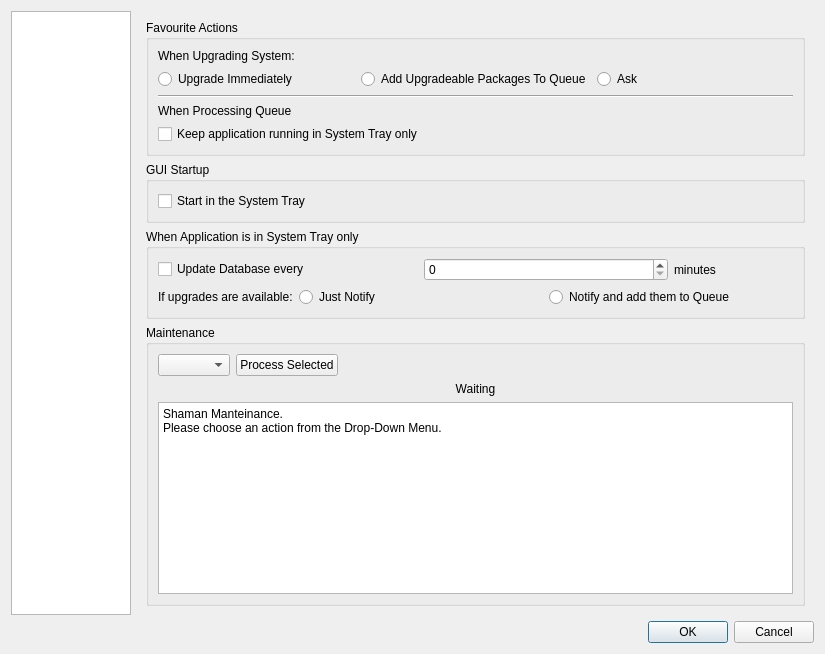
<ui version="4.0" >
 <class>ConfigDialog</class>
 <widget class="QDialog" name="ConfigDialog" >
  <property name="geometry" >
   <rect>
    <x>0</x>
    <y>0</y>
    <width>825</width>
    <height>607</height>
   </rect>
  </property>
  <property name="windowTitle" >
   <string>Shaman - Configuration</string>
  </property>
  <property name="windowIcon" >
   <iconset/>
  </property>
  <layout class="QGridLayout" >
   <item row="0" column="0" >
    <widget class="QListWidget" name="listWidget" >
     <property name="sizePolicy" >
      <sizepolicy vsizetype="Minimum" hsizetype="Fixed" >
       <horstretch>0</horstretch>
       <verstretch>0</verstretch>
      </sizepolicy>
     </property>
     <property name="maximumSize" >
      <size>
       <width>120</width>
       <height>16777215</height>
      </size>
     </property>
     <property name="horizontalScrollBarPolicy" >
      <enum>Qt::ScrollBarAlwaysOff</enum>
     </property>
     <property name="dragDropMode" >
      <enum>QAbstractItemView::NoDragDrop</enum>
     </property>
     <property name="selectionBehavior" >
      <enum>QAbstractItemView::SelectRows</enum>
     </property>
     <property name="movement" >
      <enum>QListView::Static</enum>
     </property>
     <property name="isWrapping" stdset="0" >
      <bool>true</bool>
     </property>
     <property name="layoutMode" >
      <enum>QListView::SinglePass</enum>
     </property>
     <property name="spacing" >
      <number>12</number>
     </property>
     <property name="viewMode" >
      <enum>QListView::IconMode</enum>
     </property>
     <property name="uniformItemSizes" >
      <bool>true</bool>
     </property>
    </widget>
   </item>
   <item row="2" column="0" colspan="2" >
    <widget class="QDialogButtonBox" name="buttonBox" >
     <property name="orientation" >
      <enum>Qt::Horizontal</enum>
     </property>
     <property name="standardButtons" >
      <set>QDialogButtonBox::Cancel|QDialogButtonBox::NoButton|QDialogButtonBox::Ok</set>
     </property>
    </widget>
   </item>
   <item row="0" column="1" >
    <widget class="QStackedWidget" name="stackedWidget" >
     <property name="sizePolicy" >
      <sizepolicy vsizetype="Minimum" hsizetype="Minimum" >
       <horstretch>0</horstretch>
       <verstretch>0</verstretch>
      </sizepolicy>
     </property>
     <property name="currentIndex" >
      <number>0</number>
     </property>
     <widget class="QWidget" name="Seite" >
      <layout class="QGridLayout" >
       <item row="0" column="0" >
        <widget class="QGroupBox" name="groupBox_5" >
         <property name="title" >
          <string>Favourite Actions</string>
         </property>
         <property name="alignment" >
          <set>Qt::AlignLeading</set>
         </property>
         <layout class="QGridLayout" >
          <item row="0" column="0" >
           <widget class="QLabel" name="label_7" >
            <property name="text" >
             <string>When Upgrading System:</string>
            </property>
           </widget>
          </item>
          <item row="1" column="0" >
           <layout class="QHBoxLayout" >
            <item>
             <widget class="QRadioButton" name="upNowRadio" >
              <property name="text" >
               <string>Upgrade Immediately</string>
              </property>
             </widget>
            </item>
            <item>
             <widget class="QRadioButton" name="addUpRadio" >
              <property name="text" >
               <string>Add Upgradeable Packages To Queue</string>
              </property>
             </widget>
            </item>
            <item>
             <widget class="QRadioButton" name="askUpRadio" >
              <property name="text" >
               <string>Ask</string>
              </property>
             </widget>
            </item>
           </layout>
          </item>
          <item row="2" column="0" >
           <widget class="Line" name="line" >
            <property name="orientation" >
             <enum>Qt::Horizontal</enum>
            </property>
           </widget>
          </item>
          <item row="3" column="0" >
           <widget class="QLabel" name="label_8" >
            <property name="text" >
             <string>When Processing Queue</string>
            </property>
           </widget>
          </item>
          <item row="4" column="0" >
           <widget class="QCheckBox" name="keepQueueTrayBox" >
            <property name="text" >
             <string>Keep application running in System Tray only</string>
            </property>
           </widget>
          </item>
         </layout>
        </widget>
       </item>
       <item row="1" column="0" >
        <widget class="QGroupBox" name="groupBox_6" >
         <property name="title" >
          <string>GUI Startup</string>
         </property>
         <layout class="QGridLayout" >
          <item row="0" column="0" >
           <widget class="QCheckBox" name="startTrayBox" >
            <property name="text" >
             <string>Start in the System Tray</string>
            </property>
           </widget>
          </item>
         </layout>
        </widget>
       </item>
       <item row="2" column="0" >
        <widget class="QGroupBox" name="groupBox_11" >
         <property name="title" >
          <string>When Application is in System Tray only</string>
         </property>
         <layout class="QGridLayout" >
          <item row="0" column="0" colspan="2" >
           <widget class="QCheckBox" name="updateDbTrayBox" >
            <property name="text" >
             <string>Update Database every</string>
            </property>
           </widget>
          </item>
          <item row="0" column="2" colspan="2" >
           <widget class="QSpinBox" name="minutesSpin" >
            <property name="enabled" >
             <bool>true</bool>
            </property>
           </widget>
          </item>
          <item row="0" column="4" >
           <widget class="QLabel" name="label_16" >
            <property name="text" >
             <string>minutes</string>
            </property>
           </widget>
          </item>
          <item row="1" column="0" >
           <widget class="QLabel" name="label_17" >
            <property name="text" >
             <string>If upgrades are available:</string>
            </property>
           </widget>
          </item>
          <item row="1" column="1" colspan="2" >
           <widget class="QRadioButton" name="upNotifyRadio" >
            <property name="text" >
             <string>Just Notify</string>
            </property>
           </widget>
          </item>
          <item row="1" column="3" colspan="2" >
           <widget class="QRadioButton" name="upNotifyAddRadio" >
            <property name="text" >
             <string>Notify and add them to Queue</string>
            </property>
           </widget>
          </item>
         </layout>
        </widget>
       </item>
       <item row="3" column="0" >
        <widget class="QGroupBox" name="groupBox" >
         <property name="title" >
          <string>Maintenance</string>
         </property>
         <layout class="QGridLayout" >
          <item row="0" column="0" >
           <layout class="QVBoxLayout" >
            <item>
             <layout class="QHBoxLayout" >
              <item>
               <widget class="QComboBox" name="mantActionBox" />
              </item>
              <item>
               <widget class="QPushButton" name="mantProcessButton" >
                <property name="text" >
                 <string>Process Selected</string>
                </property>
               </widget>
              </item>
              <item>
               <spacer>
                <property name="orientation" >
                 <enum>Qt::Horizontal</enum>
                </property>
                <property name="sizeHint" >
                 <size>
                  <width>40</width>
                  <height>20</height>
                 </size>
                </property>
               </spacer>
              </item>
             </layout>
            </item>
            <item>
             <layout class="QHBoxLayout" >
              <item>
               <widget class="QLabel" name="statusLabel" >
                <property name="text" >
                 <string>Waiting</string>
                </property>
                <property name="alignment" >
                 <set>Qt::AlignCenter</set>
                </property>
               </widget>
              </item>
             </layout>
            </item>
            <item>
             <widget class="QTextEdit" name="mantDetails" >
              <property name="sizePolicy" >
               <sizepolicy vsizetype="Maximum" hsizetype="Preferred" >
                <horstretch>0</horstretch>
                <verstretch>0</verstretch>
               </sizepolicy>
              </property>
              <property name="html" >
               <string>&lt;html>&lt;head>&lt;meta name="qrichtext" content="1" />&lt;style type="text/css">
p, li { white-space: pre-wrap; }
&lt;/style>&lt;/head>&lt;body style=" font-family:'Liberation Sans'; font-size:9pt; font-weight:400; font-style:normal;">
&lt;p style=" margin-top:0px; margin-bottom:0px; margin-left:0px; margin-right:0px; -qt-block-indent:0; text-indent:0px;">Shaman Manteinance.&lt;/p>
&lt;p style=" margin-top:0px; margin-bottom:0px; margin-left:0px; margin-right:0px; -qt-block-indent:0; text-indent:0px;">Please choose an action from the Drop-Down Menu.&lt;/p>&lt;/body>&lt;/html></string>
              </property>
             </widget>
            </item>
           </layout>
          </item>
         </layout>
        </widget>
       </item>
      </layout>
     </widget>
     <widget class="QWidget" name="Seite_2" >
      <layout class="QGridLayout" >
       <item row="0" column="0" >
        <widget class="QGroupBox" name="groupBox_2" >
         <property name="sizePolicy" >
          <sizepolicy vsizetype="Preferred" hsizetype="Preferred" >
           <horstretch>0</horstretch>
           <verstretch>0</verstretch>
          </sizepolicy>
         </property>
         <property name="title" >
          <string>Checkable Options</string>
         </property>
         <layout class="QGridLayout" >
          <item row="0" column="0" >
           <widget class="QCheckBox" name="noPassiveFtpBox" >
            <property name="text" >
             <string>Use Active FTP</string>
            </property>
           </widget>
          </item>
          <item row="1" column="0" >
           <widget class="QCheckBox" name="useDeltaBox" >
            <property name="text" >
             <string>Use Deltas (needs xdelta to be installed)</string>
            </property>
           </widget>
          </item>
         </layout>
        </widget>
       </item>
       <item row="1" column="0" >
        <widget class="QGroupBox" name="groupBox_3" >
         <property name="title" >
          <string>Advanced Options</string>
         </property>
         <layout class="QGridLayout" >
          <item row="0" column="0" >
           <layout class="QVBoxLayout" >
            <item>
             <layout class="QGridLayout" >
              <item row="0" column="0" >
               <widget class="QLabel" name="label" >
                <property name="text" >
                 <string>HoldPkgs:</string>
                </property>
               </widget>
              </item>
              <item row="0" column="1" >
               <widget class="QLineEdit" name="holdPkgLine" />
              </item>
              <item row="1" column="0" >
               <widget class="QLabel" name="label_2" >
                <property name="text" >
                 <string>IgnorePkgs:</string>
                </property>
               </widget>
              </item>
              <item row="1" column="1" >
               <widget class="QLineEdit" name="ignorePkgLine" />
              </item>
              <item row="2" column="0" >
               <widget class="QLabel" name="label_3" >
                <property name="text" >
                 <string>IgnoreGroups:</string>
                </property>
               </widget>
              </item>
              <item row="2" column="1" >
               <widget class="QLineEdit" name="ignoreGrpsLine" />
              </item>
              <item row="3" column="0" >
               <widget class="QLabel" name="label_4" >
                <property name="text" >
                 <string>NoUpgrade:</string>
                </property>
               </widget>
              </item>
              <item row="3" column="1" >
               <widget class="QLineEdit" name="noUpgradeLine" />
              </item>
              <item row="4" column="0" >
               <widget class="QLabel" name="label_5" >
                <property name="text" >
                 <string>NoExtract:</string>
                </property>
               </widget>
              </item>
              <item row="4" column="1" >
               <widget class="QLineEdit" name="noExtractLine" />
              </item>
             </layout>
            </item>
            <item>
             <layout class="QVBoxLayout" >
              <item>
               <widget class="QLabel" name="label_6" >
                <property name="text" >
                 <string>XFerCommand: (example: /path/to/command %u) Blank for Default</string>
                </property>
               </widget>
              </item>
              <item>
               <widget class="QLineEdit" name="xFerCommandLine" />
              </item>
             </layout>
            </item>
           </layout>
          </item>
         </layout>
        </widget>
       </item>
       <item row="2" column="0" >
        <spacer>
         <property name="orientation" >
          <enum>Qt::Vertical</enum>
         </property>
         <property name="sizeHint" >
          <size>
           <width>20</width>
           <height>40</height>
          </size>
         </property>
        </spacer>
       </item>
      </layout>
     </widget>
     <widget class="QWidget" name="page" >
      <layout class="QGridLayout" >
       <item row="1" column="0" >
        <widget class="QTabWidget" name="repoTab" >
         <property name="currentIndex" >
          <number>0</number>
         </property>
         <widget class="QWidget" name="officialTab" >
          <attribute name="title" >
           <string>Arch Linux Official Repositories</string>
          </attribute>
          <layout class="QGridLayout" >
           <item row="1" column="0" >
            <layout class="QVBoxLayout" >
             <item>
              <widget class="QLabel" name="officialLabel" >
               <property name="text" >
                <string>Here you can choose what repositories to use between Arch Linux's official ones.
Please note that packages from Unstable and Testing may break your system.</string>
               </property>
              </widget>
             </item>
             <item>
              <widget class="QCheckBox" name="coreBox" >
               <property name="text" >
                <string comment="Don't translate" >Core</string>
               </property>
              </widget>
             </item>
             <item>
              <widget class="QCheckBox" name="extraBox" >
               <property name="text" >
                <string comment="Don't translate" >Extra</string>
               </property>
              </widget>
             </item>
             <item>
              <widget class="QCheckBox" name="communityBox" >
               <property name="text" >
                <string comment="Don't translate" >Community</string>
               </property>
              </widget>
             </item>
             <item>
              <widget class="QCheckBox" name="testingBox" >
               <property name="text" >
                <string comment="Don't translate" >Testing</string>
               </property>
              </widget>
             </item>
             <item>
              <widget class="QCheckBox" name="unstableBox" >
               <property name="text" >
                <string comment="Don't translate" >Unstable</string>
               </property>
              </widget>
             </item>
             <item>
              <spacer>
               <property name="orientation" >
                <enum>Qt::Vertical</enum>
               </property>
               <property name="sizeHint" >
                <size>
                 <width>20</width>
                 <height>40</height>
                </size>
               </property>
              </spacer>
             </item>
            </layout>
           </item>
           <item row="2" column="0" >
            <widget class="QGroupBox" name="groupBox_4" >
             <property name="title" >
              <string>Server</string>
             </property>
             <layout class="QGridLayout" >
              <item row="0" column="0" >
               <widget class="QLabel" name="mirrorLabel" >
                <property name="text" >
                 <string>Mirror:</string>
                </property>
               </widget>
              </item>
              <item row="0" column="1" >
               <widget class="QComboBox" name="mirrorBox" />
              </item>
              <item row="2" column="1" >
               <layout class="QHBoxLayout" >
                <item>
                 <widget class="QLineEdit" name="addMirrorLine" />
                </item>
                <item>
                 <widget class="QPushButton" name="addMirrorButton" >
                  <property name="text" >
                   <string>Add Mirror</string>
                  </property>
                 </widget>
                </item>
               </layout>
              </item>
             </layout>
            </widget>
           </item>
          </layout>
         </widget>
         <widget class="QWidget" name="KDEModTab" >
          <attribute name="title" >
           <string>KDEMod Repositories</string>
          </attribute>
          <layout class="QGridLayout" >
           <item row="0" column="0" >
            <layout class="QVBoxLayout" >
             <item>
              <widget class="QLabel" name="KDEModLabel" >
               <property name="text" >
                <string>KDEMod is an improved version of KDE, an Arch Linux exclusive. Featuring an 
improved Qt build, compatible with Arch Linux standard Qt's, an improved theme,
and lots of addons, KDEMod is the best way to taste the ease and the power
of KDE with the simplicity and the power of Arch.</string>
               </property>
              </widget>
             </item>
             <item>
              <widget class="QCheckBox" name="KDEMod3Box" >
               <property name="text" >
                <string>KDEMod 3 Repository</string>
               </property>
              </widget>
             </item>
             <item>
              <widget class="QCheckBox" name="KDEMod4Box" >
               <property name="text" >
                <string>KDEMod 4 Repository (Unstable, testers only)</string>
               </property>
              </widget>
             </item>
             <item>
              <spacer>
               <property name="orientation" >
                <enum>Qt::Vertical</enum>
               </property>
               <property name="sizeHint" >
                <size>
                 <width>20</width>
                 <height>40</height>
                </size>
               </property>
              </spacer>
             </item>
            </layout>
           </item>
          </layout>
         </widget>
         <widget class="QWidget" name="thirdPartyTab" >
          <attribute name="title" >
           <string>Third-Party Repositories</string>
          </attribute>
          <layout class="QGridLayout" >
           <item row="0" column="0" >
            <layout class="QVBoxLayout" >
             <item>
              <widget class="QLabel" name="thirdPartyLabel" >
               <property name="text" >
                <string>You can extend your packages choice by adding other repositories. Third-Party 
Repositories act just as normal ones, and will be accessible through both Shaman
and Pacman.</string>
               </property>
              </widget>
             </item>
             <item>
              <widget class="QTreeWidget" name="thirdPartyWidget" >
               <property name="indentation" >
                <number>0</number>
               </property>
               <property name="itemsExpandable" >
                <bool>false</bool>
               </property>
               <column>
                <property name="text" >
                 <string>Repository</string>
                </property>
               </column>
               <column>
                <property name="text" >
                 <string>Server</string>
                </property>
               </column>
              </widget>
             </item>
             <item>
              <layout class="QHBoxLayout" >
               <item>
                <spacer>
                 <property name="orientation" >
                  <enum>Qt::Horizontal</enum>
                 </property>
                 <property name="sizeHint" >
                  <size>
                   <width>71</width>
                   <height>20</height>
                  </size>
                 </property>
                </spacer>
               </item>
               <item>
                <widget class="QPushButton" name="addThirdPartyButton" >
                 <property name="text" >
                  <string>Add New Repository</string>
                 </property>
                </widget>
               </item>
               <item>
                <widget class="QPushButton" name="editThirdPartyButton" >
                 <property name="text" >
                  <string>Edit Repository</string>
                 </property>
                </widget>
               </item>
               <item>
                <widget class="QPushButton" name="removeThirdPartyButton" >
                 <property name="text" >
                  <string>Remove Repository</string>
                 </property>
                </widget>
               </item>
              </layout>
             </item>
            </layout>
           </item>
          </layout>
         </widget>
        </widget>
       </item>
      </layout>
     </widget>
     <widget class="QWidget" name="Seite_3" >
      <layout class="QGridLayout" >
       <item row="0" column="0" >
        <widget class="QGroupBox" name="groupBox_9" >
         <property name="title" >
          <string>Preferences</string>
         </property>
         <layout class="QGridLayout" >
          <item row="0" column="0" >
           <widget class="QCheckBox" name="makeDepsSourceBox" >
            <property name="text" >
             <string>Process all dependencies and queue from source first (recommended)</string>
            </property>
           </widget>
          </item>
          <item row="1" column="0" >
           <widget class="QCheckBox" name="reviewBuildOutBox" >
            <property name="text" >
             <string>Review Building output before installing</string>
            </property>
           </widget>
          </item>
         </layout>
        </widget>
       </item>
       <item row="1" column="0" >
        <widget class="QGroupBox" name="groupBox_7" >
         <property name="title" >
          <string>ABS Configuration</string>
         </property>
         <layout class="QGridLayout" >
          <item row="0" column="0" >
           <widget class="QRadioButton" name="useMatchSupRadio" >
            <property name="text" >
             <string>Use supfiles that match your current repositories</string>
            </property>
           </widget>
          </item>
          <item row="1" column="0" >
           <layout class="QHBoxLayout" >
            <item>
             <widget class="QRadioButton" name="useCustomSupRadio" >
              <property name="text" >
               <string>Define supfiles manually</string>
              </property>
             </widget>
            </item>
            <item>
             <widget class="QLineEdit" name="supEdit" />
            </item>
           </layout>
          </item>
         </layout>
        </widget>
       </item>
       <item row="2" column="0" >
        <widget class="QGroupBox" name="groupBox_8" >
         <property name="title" >
          <string>Makepkg Configuration</string>
         </property>
         <layout class="QGridLayout" >
          <item row="0" column="0" >
           <widget class="QLabel" name="label_9" >
            <property name="text" >
             <string>CFlags</string>
            </property>
           </widget>
          </item>
          <item row="0" column="1" >
           <widget class="QLineEdit" name="CFlagEdit" />
          </item>
          <item row="1" column="0" >
           <widget class="QLabel" name="label_10" >
            <property name="text" >
             <string>CXXFlags</string>
            </property>
           </widget>
          </item>
          <item row="1" column="1" >
           <widget class="QLineEdit" name="CXXFlagEdit" />
          </item>
          <item row="2" column="0" >
           <widget class="QLabel" name="label_11" >
            <property name="text" >
             <string>BuildEnv</string>
            </property>
           </widget>
          </item>
          <item row="2" column="1" >
           <widget class="QLineEdit" name="buildEnvEdit" />
          </item>
          <item row="3" column="0" >
           <widget class="QLabel" name="label_12" >
            <property name="text" >
             <string>Options</string>
            </property>
           </widget>
          </item>
          <item row="3" column="1" >
           <widget class="QLineEdit" name="optionsMkPkgEdit" />
          </item>
          <item row="4" column="0" >
           <widget class="QLabel" name="label_13" >
            <property name="text" >
             <string>Doc_Dirs</string>
            </property>
           </widget>
          </item>
          <item row="4" column="1" >
           <widget class="QLineEdit" name="docDirsEdit" />
          </item>
         </layout>
        </widget>
       </item>
       <item row="3" column="0" >
        <widget class="QGroupBox" name="groupBox_10" >
         <property name="title" >
          <string>Build Environment</string>
         </property>
         <layout class="QGridLayout" >
          <item row="0" column="0" >
           <layout class="QHBoxLayout" >
            <item>
             <widget class="QLabel" name="label_14" >
              <property name="text" >
               <string>Building Path</string>
              </property>
             </widget>
            </item>
            <item>
             <widget class="QLineEdit" name="buildPathEdit" />
            </item>
           </layout>
          </item>
          <item row="1" column="0" >
           <widget class="QCheckBox" name="cleanMakeDepsBox" >
            <property name="text" >
             <string>Remove installed makedepends after build</string>
            </property>
           </widget>
          </item>
          <item row="2" column="0" >
           <widget class="QCheckBox" name="cleanBuildEnvBox" >
            <property name="text" >
             <string>Clean Build Environment after installation</string>
            </property>
           </widget>
          </item>
         </layout>
        </widget>
       </item>
      </layout>
     </widget>
    </widget>
   </item>
  </layout>
 </widget>
 <resources>
  <include location="qtpacman.qrc" />
 </resources>
 <connections>
  <connection>
   <sender>buttonBox</sender>
   <signal>accepted()</signal>
   <receiver>ConfigDialog</receiver>
   <slot>accept()</slot>
   <hints>
    <hint type="sourcelabel" >
     <x>248</x>
     <y>254</y>
    </hint>
    <hint type="destinationlabel" >
     <x>157</x>
     <y>274</y>
    </hint>
   </hints>
  </connection>
  <connection>
   <sender>buttonBox</sender>
   <signal>rejected()</signal>
   <receiver>ConfigDialog</receiver>
   <slot>reject()</slot>
   <hints>
    <hint type="sourcelabel" >
     <x>316</x>
     <y>260</y>
    </hint>
    <hint type="destinationlabel" >
     <x>286</x>
     <y>274</y>
    </hint>
   </hints>
  </connection>
 </connections>
</ui>
